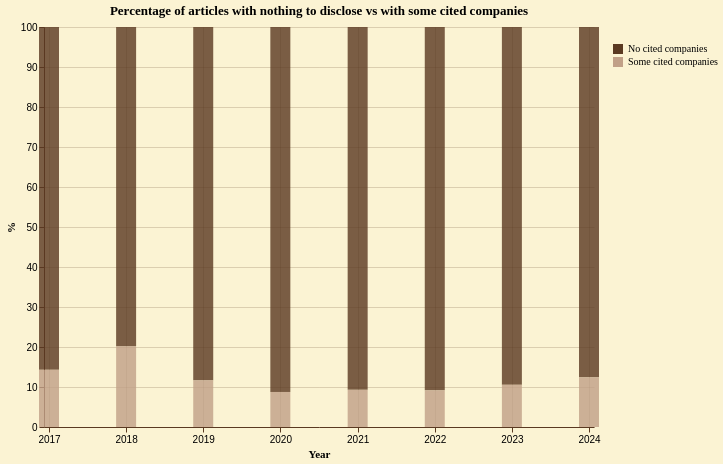

Vega-Lite specification for this chart:
### Vega-Lite specification from a JSON file in a GitHub repository (floating-point values rounded to 4 significant figures)
{"config": {"background": "#fbf3d3", "view": {"stroke": "transparent", "width": 550, "height": 400}, "axis": {"domainColor": "#5a3921", "gridColor": "#5a3921", "gridOpacity": 0.2, "tickColor": "#5a3921", "labelColor": "black", "titleColor": "black", "titleFont": "EB Garamond"}, "legend": {"labelColor": "black", "titleColor": "black", "labelFont": "EB Garamond", "titleFont": "EB Garamond"}, "title": {"color": "black", "font": "EB Garamond"}, "mark": {"color": "#6b4a32", "opacity": 0.8}, "bar": {"color": "#6b4a32", "opacity": 0.8}, "line": {"color": "#6b4a32", "opacity": 0.8}, "area": {"color": "#6b4a32", "opacity": 0.8}, "point": {"color": "#6b4a32", "opacity": 0.8}}, "data": {"name": "data-5a9aaf448372eaaf0b49ab26946b8ede"}, "mark": {"type": "bar", "size": 20}, "encoding": {"color": {"field": "declared", "scale": {"domain": ["No cited companies", "Some cited companies"], "range": ["#5a3921", "#c1a087"]}, "title": " ", "type": "nominal"}, "tooltip": [{"field": "declared", "title": " ", "type": "nominal"}, {"field": "percent", "format": ".2f", "title": "%", "type": "quantitative"}], "x": {"field": "year", "title": "Year", "type": "temporal"}, "y": {"field": "percent", "title": "%", "type": "quantitative"}}, "title": "Percentage of articles with nothing to disclose vs with some cited companies", "$schema": "https://vega.github.io/schema/vega-lite/v5.20.1.json", "datasets": {"data-5a9aaf448372eaaf0b49ab26946b8ede": [{"year": "2017-01-01T00:00:00", "declared": "No cited companies", "count": 61067, "percent": 85.67}, {"year": "2017-01-01T00:00:00", "declared": "Some cited companies", "count": 10213, "percent": 14.33}, {"year": "2018-01-01T00:00:00", "declared": "No cited companies", "count": 69486, "percent": 79.8}, {"year": "2018-01-01T00:00:00", "declared": "Some cited companies", "count": 17590, "percent": 20.2}, {"year": "2019-01-01T00:00:00", "declared": "No cited companies", "count": 102759, "percent": 88.31}, {"year": "2019-01-01T00:00:00", "declared": "Some cited companies", "count": 13602, "percent": 11.69}, {"year": "2020-01-01T00:00:00", "declared": "No cited companies", "count": 178623, "percent": 91.23}, {"year": "2020-01-01T00:00:00", "declared": "Some cited companies", "count": 17169, "percent": 8.77}, {"year": "2021-01-01T00:00:00", "declared": "No cited companies", "count": 224706, "percent": 90.71}, {"year": "2021-01-01T00:00:00", "declared": "Some cited companies", "count": 23006, "percent": 9.29}, {"year": "2022-01-01T00:00:00", "declared": "No cited companies", "count": 238313, "percent": 90.82}, {"year": "2022-01-01T00:00:00", "declared": "Some cited companies", "count": 24084, "percent": 9.18}, {"year": "2023-01-01T00:00:00", "declared": "No cited companies", "count": 236750, "percent": 89.44}, {"year": "2023-01-01T00:00:00", "declared": "Some cited companies", "count": 27958, "percent": 10.56}, {"year": "2024-01-01T00:00:00", "declared": "No cited companies", "count": 239868, "percent": 87.58}, {"year": "2024-01-01T00:00:00", "declared": "Some cited companies", "count": 34022, "percent": 12.42}]}}
